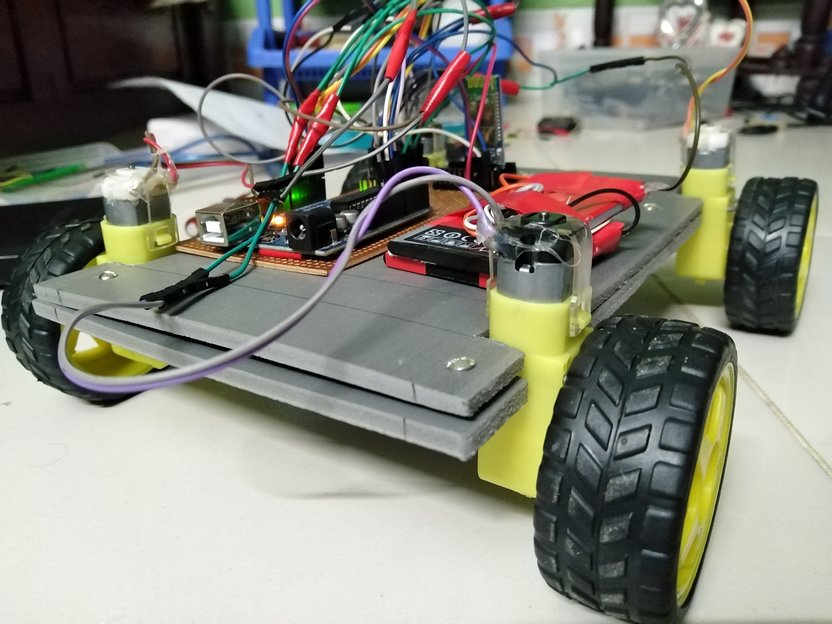
#> input picture car.jpg, 832 x 624 px
$ python image_Translation.py
#> lines starting #> are read from the running program, lines starting #| are printed output that depends on the picture
#image Translation

import cv2;
import numpy as np
img=cv2.imread('car.jpg')
#> img is the input picture: shape (624, 832, 3); mean B, G, R 125, 136, 136.1
cv2.imshow('original image',img)
cv2.waitKey(0)

#store height and width

height,width=img.shape[:2]
#> height = 624; width = 832
print(height)
#| 624
print(width)
#| 832
quarter_height=height/4;
#> quarter_height = 156
quarter_width=width/4;
#> quarter_width = 208
print(quarter_height)
#| 156.0
print(quarter_width)
#| 208.0

#T is our translation matrix

T=np.float32([[1,0,quarter_width],[0,1,quarter_height]])
#> T = [[1, 0, 208], [0, 1, 156]]
print(T)
#| [[  1.   0. 208.]
#|  [  0.   1. 156.]]

translation_img=cv2.warpAffine(img,T,(width,height))
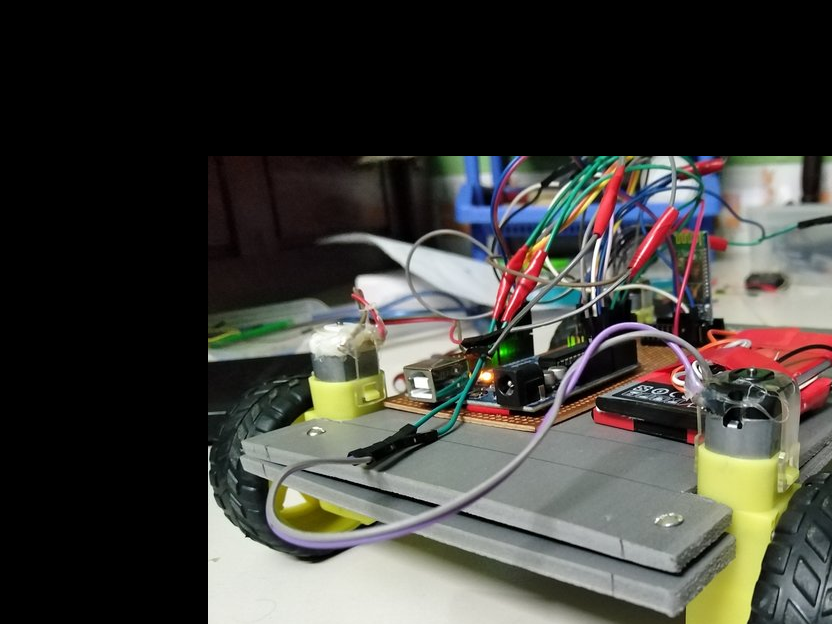
#> translation_img: shape (624, 832, 3); mean B, G, R 59, 64.1, 65.3
cv2.imshow('translation image',translation_img)
cv2.waitKey(0)
cv2.destroyAllWindows()
